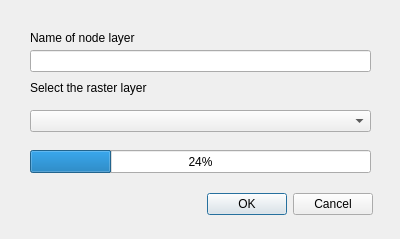
<?xml version="1.0" encoding="UTF-8"?>
<ui version="4.0">
 <class>CreatePointLayerImportRaster</class>
 <widget class="QDialog" name="CreatePointLayerImportRaster">
  <property name="geometry">
   <rect>
    <x>0</x>
    <y>0</y>
    <width>400</width>
    <height>239</height>
   </rect>
  </property>
  <property name="windowTitle">
   <string>saniBID RedBasica</string>
  </property>
  <widget class="QLabel" name="label">
   <property name="geometry">
    <rect>
     <x>30</x>
     <y>30</y>
     <width>181</width>
     <height>16</height>
    </rect>
   </property>
   <property name="text">
    <string>Name of node layer</string>
   </property>
  </widget>
  <widget class="QLineEdit" name="txtNodeLayertName">
   <property name="geometry">
    <rect>
     <x>30</x>
     <y>50</y>
     <width>341</width>
     <height>22</height>
    </rect>
   </property>
  </widget>
  <widget class="QComboBox" name="cboRasterLayer">
   <property name="geometry">
    <rect>
     <x>30</x>
     <y>110</y>
     <width>341</width>
     <height>22</height>
    </rect>
   </property>
  </widget>
  <widget class="QLabel" name="label_2">
   <property name="geometry">
    <rect>
     <x>30</x>
     <y>80</y>
     <width>181</width>
     <height>16</height>
    </rect>
   </property>
   <property name="text">
    <string>Select the raster layer</string>
   </property>
  </widget>
  <widget class="QDialogButtonBox" name="buttonBox">
   <property name="geometry">
    <rect>
     <x>180</x>
     <y>190</y>
     <width>193</width>
     <height>28</height>
    </rect>
   </property>
   <property name="standardButtons">
    <set>QDialogButtonBox::Cancel|QDialogButtonBox::Ok</set>
   </property>
  </widget>
  <widget class="QProgressBar" name="progressBar">
   <property name="geometry">
    <rect>
     <x>30</x>
     <y>150</y>
     <width>341</width>
     <height>23</height>
    </rect>
   </property>
   <property name="value">
    <number>24</number>
   </property>
  </widget>
 </widget>
 <resources/>
 <connections/>
</ui>
